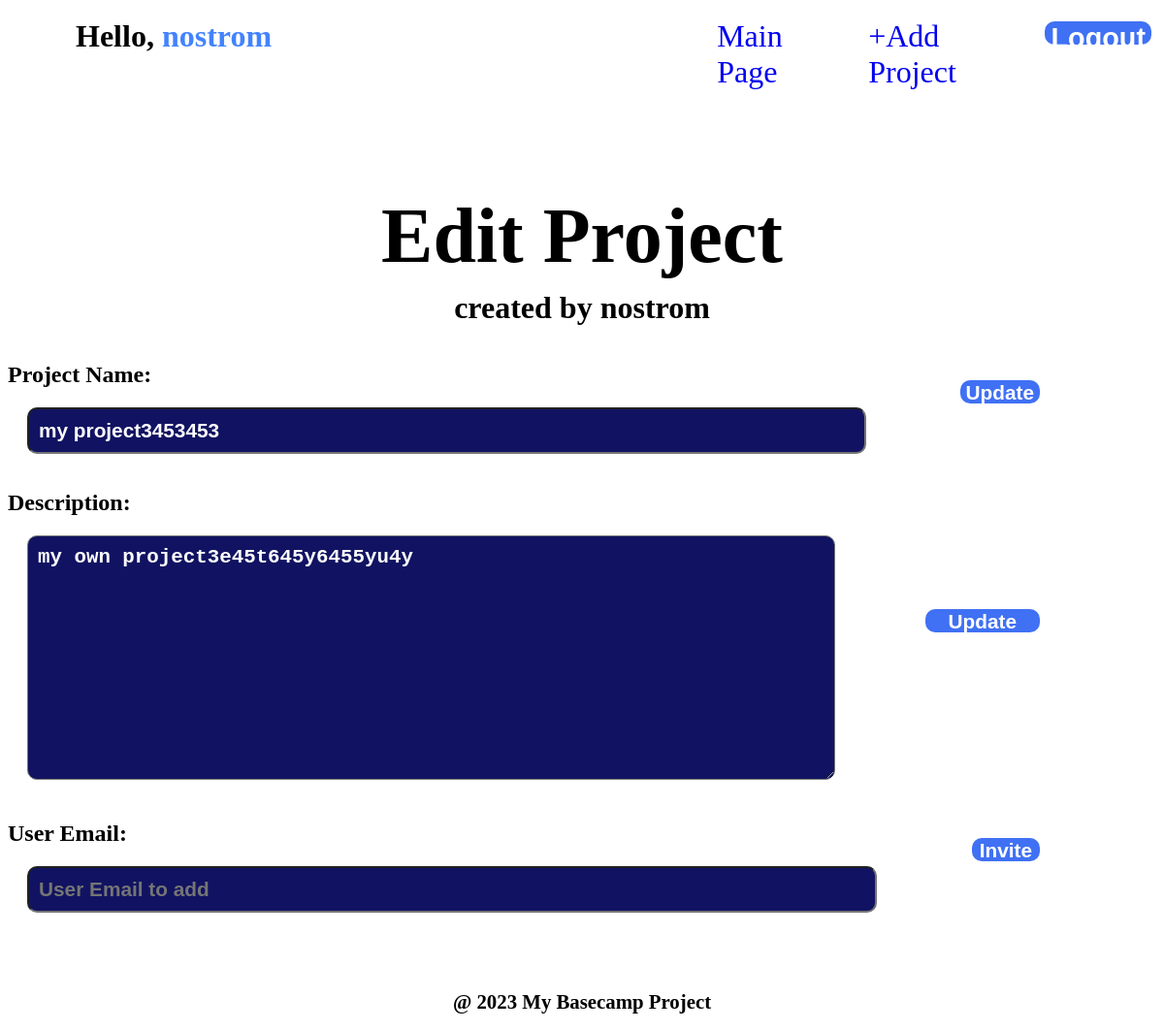
The page /create_project/edit_project_page/4/ (signed in) on the database its author committed.
### t_manage/models.py (models this page shows)
class User(AbstractUser):
	age = models.IntegerField()

### projects_show_page/models.py (models this page shows)
class Projects(models.Model):
	project_name = models.CharField(max_length=50, unique=True)
	project_description = models.TextField(max_length=200)
	creator_id = models.ForeignKey(User, on_delete=models.CASCADE)
	created_at = models.DateTimeField(auto_now_add=True)

### create_project/views.py (the view)
# urls.py: path('edit_project_page/<int:id>/', edit_project_page, name='edit_project_page'),
@login_required
def edit_project_page(request, id):
	edit_project = Projects.objects.get(id=id)
	if request.method == "GET":
		form = EditProjectForm(instance=edit_project)
		return render(request, 'edit_project_page.html',
					  {'title': 'Edit Project Page', 'forms': form, 'project_id': edit_project.id})

### create_project/forms.py
class EditProjectForm(forms.Form, ModelForm):
	project_name = forms.CharField(label="Project Name:",
								   widget=forms.TextInput(
									   attrs={"class": "add_project", "placeholder": "Project name"}),
								   max_length=50)
	project_description = forms.CharField(label="Description:",
								  widget=forms.Textarea(
									  attrs={"rows": "10", "class": "descrip_project", "placeholder": "Description"}),
								  max_length=300)
	user_email = forms.CharField(label="User Email:",
								 widget=forms.TextInput(
									 attrs={"class": "add_project", "placeholder": "User Email to add"}), max_length=50)
	class Meta:
		model = Projects
		fields = '__all__'
		exclude = ('created_at',)

### create_project/templates/edit_project_page.html (shortened to what this page needs)
{% extends 'base.html' %}
{% load static %}
{% block link %}
<link rel="stylesheet" href="{% static 'css/edit_project_page.css' %}">
{% endblock %}
{% block content %}
<div class="container-first">
    <div class="container-second">
        <div class="user-name">Hello, <span class="us-name">{{ user.username }}</span></div>
        <div class="main-page"><a class="lk" href="{% url 'projects_show_page:project_show_main_page'%}">Main Page</a>
        </div>
        <div class="add-proj"><a class="lk" href="{% url 'add_and_modify:create_project_page'%}">+Add Project</a></div>
        <div class="log-out">
            <form action="{% url 'projects_show_page:logout_user' %}" method="POST">
                <button class="buttons" type="submit">Logout</button>
            </form>
        </div>
    </div>
    <div class="page-name">Edit Project</div>
    <div class="created">created by {{ user.username }}</div>
    <form class="button-and-input" action="{% url 'add_and_modify:update_name' project_id %}" method="POST">
        <div class="restore-size">
            <div class="labels">{{ forms.project_name.label }}</div>
            <div>{{ forms.project_name }}</div>
        </div>
        <button class="my-button">Update Name</button>
    </form>
    <form class="button-and-input" action="{% url 'add_and_modify:update_description' project_id %}" method="POST">
        <div class="restore-size">
            <div class="labels">{{ forms.project_description.label }}</div>
            <div>{{ forms.project_description }}</div>
        </div>
        <button class="my-button1">Update Description</button>
    </form>
    <form class="button-and-input" action="{% url 'add_and_modify:add_email_to_project' project_id %}" method="POST">
        <div class="restore-size">
            <div class="labels">{{ forms.user_email.label }}</div>
            <div>{{ forms.user_email }}</div>
        </div>
        <button class="my-button">Invite User</button>
    </form>
    <div class="footer">@ 2023 My Basecamp Project</div>
</div>
{% endblock %}

### create_project/static/css/edit_project_page.css (style rules this page uses)
* { box-sizing: border-box; margin-top: 0.3%; }
.container-first { display: flex; flex-direction: column; }
.container-second { display: flex; flex-direction: row; justify-items: flex-start; }
.user-name, .add-proj, .main-page, .log-out { display: inline-block; font-size: 2rem; padding: 5px; margin-left: 40px; }
.lk { text-decoration: none; }
.user-name { width: 70%; font-weight: bold; padding-left: 30px; }
.us-name { color: #4383FF; }
.buttons { margin: 0 auto; color: rgb(255, 255, 255); background-color: #4071F4; font-size: 1.8rem; font-weight: bold; width: 100%; border-radius: 10px; height: 3vh; border: none; }
.page-name { font-weight: 700; font-size: 5rem; text-align: center; margin-top: 100px; }
.created { font-weight: 700; font-size: 2rem; text-align: center; margin-top: 10px; }
.labels { margin-top: 30px; margin-bottom: 20px; font-weight: bold; font-size: 1.5rem; }
.my-button { align-self: center; margin: 30px 120px 30px 20px; color: rgb(255, 255, 255); background-color: #4071F4; font-size: 1.3rem; font-weight: bold; width: 7%; border-radius: 10px; height: 3vh; border: none; }
.my-button1 { align-self: center; margin: 30px 120px 30px 20px; color: rgb(255, 255, 255); background-color: #4071F4; font-size: 1.3rem; font-weight: bold; width: 10%; border-radius: 10px; height: 3vh; border: none; }
.button-and-input { display: flex; flex-direction: row; justify-content: space-around; }
.restore-size { width: 100%; }
.add_project { padding: 10px; font-size: 1.3rem; font-weight: bold; background-color: #111362; color: white; border-radius: 10px; width: 90%; margin: 0 20px 0 20px; }
.descrip_project { padding: 10px; font-size: 1.3rem; font-weight: bold; background-color: #111362; color: white; border-radius: 10px; width: 90%; margin: 0 20px 0 20px; }
.footer { font-size: 1.3rem; font-weight: bold; margin: 80px auto 10px; }

### rows shown on the page
User: username "nostrom"
Projects: project_name "my project3453453", project_description "my own project3e45t645y6455yu4y"
